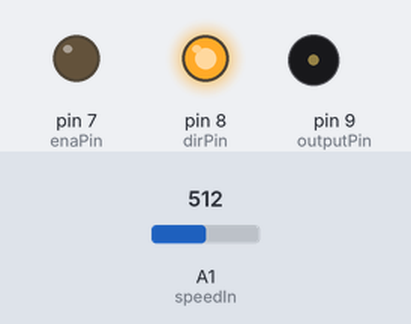
The sketch below on a simulated Arduino Uno, built with avr-gcc and run on an emulated ATmega328P. Parts: output pins drawn as LEDs (lit = HIGH), buzzer (waves = sounding). Inputs (shaded band) come from the test bench; at power-on: A1 (speedIn) = 512. Pins used as bus, display or sensor lines are not drawn.

Above: at 0.66 s.
1.3 s: A1 (speedIn) set to 0
At 1.49 s:
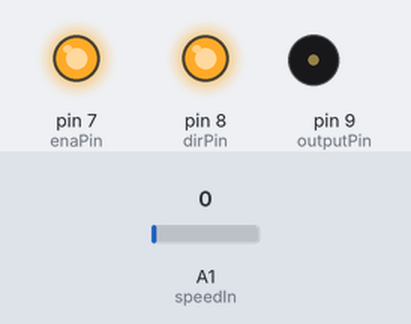
At 1.9 s:
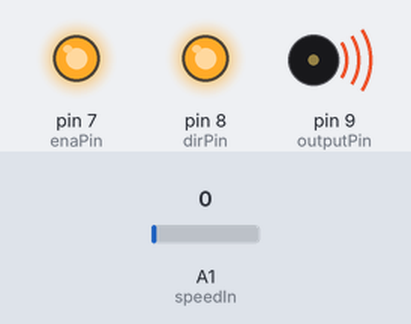
4.3 s: A1 (speedIn) set to 511
At 5.21 s:
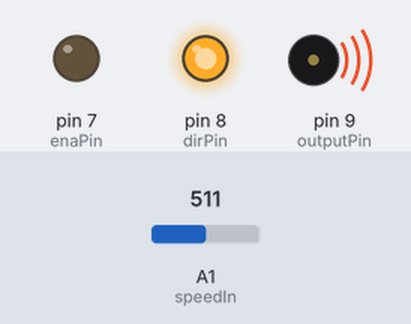
Timing chart, 0 to 13.3 s (numbered marks = the images above; inputs shaded):
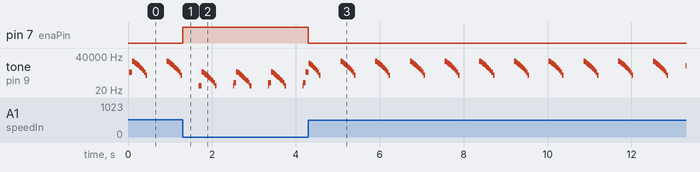

Measured:
- after the input at 1.3 s, pin 7 (enaPin): LOW → HIGH at once
- after the input at 4.3 s, pin 7 (enaPin): HIGH → LOW at once

The sketch:

nanoStepper.ino
```cpp
const int outputPin = 9;
const int dirPin = 8;
const int enaPin = 7;
const int MS1 = 3;
const int MS2 = 2;

const int VCC = A0;
const int speedIn = A1;
const int GND = A2;

#define prescaler 8 // 分频系数8

/* 脉搏波数据缓冲区 */
#define data_len 412

float outdata[data_len]={0,1,1,1,1,1,1,1,2,2,2,2,2,3,3,4,4,5,6,7,8,8,9,10,11,12,13,14,15,16,17,17,18,
19,19,20,21,21,21,22,22,22,23,23,23,23,23,23,23,23,23,23,22,22,22,22,22,21,21,21,21,20,20,20,19,19,19,
18,18,18,17,17,17,16,16,16,16,15,15,15,15,14,14,14,14,14,14,13,13,13,13,13,12,12,12,12,12,12,12,11,11,
11,11,11,11,10,10,10,10,10,10,9,9,9,9,9,9,8,8,8,8,8,8,8,7,7,7,7,7,7,7,6,6,6,6,6,6,6,6,6,6,6,5,5,5,5,5,
5,5,5,5,5,5,4,4,4,4,4,4,4,4,4,4,4,4,4,4,3,3,3,3,3,3,3,3,3,3,3,3,3,3,3,3,3,3,2,2,2,2,2,2,2,2,2,2,2,2,2,
2,2,2,2,2,1,1,1,1,1,1,1,1,1,1,1,1,1,1,1,1,1,1,0,0,0,0,0,0,0,0,0,0,0,0,0,0,0,0,0,0,0,0,0,0,0,0,0,0,0,0,
0,0,0,0,0,0,0,0,0,0,0,0,0,0,0,0,0,0,0,0,0,0,0,0,0,0,0,0,0,0,0,0,0,0,0,0,0,0,0,0,0,0,0,0,0,0,0,0,0,0,0,
0,0,0,0,0,0,0,0,0,0,0,0,0,0,0,0,0,0,0,0,0,0,0,0,0,0,0,0,0,0,0,0,0,0,0,0,0,0,0,0,0,0,0,0,0,0,0,0,0,0,0,
0,0,0,0,0,0,0,0,0,0,0,0,0,0,0,0,0,0,0,0,0,0,0,0,0,0,0,0,0,0,0,0,0,0,0,0,0,0,0,0,0,0,0,0,0,0,0,0,0,0,0,
0,0,0,0,0,0,0,0,0,0};

float constVal = 0;

int i = 0;  // 循环遍历数组数据

void setup() {
  Serial.begin(9600);

  pinMode(outputPin, OUTPUT);
  pinMode(dirPin, OUTPUT);
  pinMode(enaPin, OUTPUT);

  //方向
  digitalWrite(dirPin, HIGH);

  // 细分
  pinMode(MS1, OUTPUT);
  pinMode(MS2, OUTPUT);
  //MS2, MS1: 00: ¼, 01: ⅛, 10: 1/16, 11: 1/32
  digitalWrite(MS2, HIGH);
  digitalWrite(MS1, LOW);

  //调速
  pinMode(VCC, OUTPUT);
  pinMode(GND, OUTPUT);
  digitalWrite(VCC, HIGH);
  digitalWrite(GND, LOW);
  float speed = analogRead(speedIn) / 1023.0 * 2 +0.1 ;
  if(speed>0.2)
    // LOW使能
    digitalWrite(enaPin, LOW);
  else
    digitalWrite(enaPin, HIGH);

  // 时钟8分频
  TCCR1A = _BV(WGM11) | _BV(WGM10) | _BV(COM1A0) | _BV(COM1B1);
  TCCR1B = _BV(WGM13) | _BV(WGM12) | _BV(CS11);

  // 转换脉搏数据
  for(int j = 0;j<data_len;j++)
  {
    if(outdata[j]!=0)
      outdata[j] = F_CPU / prescaler / 1000.0 / (outdata[j]+constVal);  //1000 此数字用于等比例修改速度，数值和速度成反比
    else
      outdata[j] = F_CPU / prescaler /1000.0 / (0.01+constVal);
  }

  OCR1A = outdata[i]/speed -1;
  OCR1B = (OCR1A+1)/2; //占空比50%
}

void loop() {
  float speed = analogRead(speedIn) / 1023.0 * 2 + 0.1;
  if(speed>0.2)
    // LOW使能
    digitalWrite(enaPin, LOW);
  else
    digitalWrite(enaPin, HIGH);

  // delay(2);
  delayMicroseconds(1800);

  i++;
  if(i==data_len) i=0;

  OCR1A = outdata[i]/speed -1;
  OCR1B = (OCR1A+1)/2; //占空比50%

}
```
